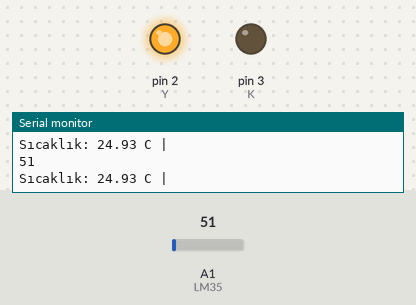
A sketch run on a simulated Arduino Uno, built with avr-gcc and run on an emulated ATmega328P. On the bench: output pins drawn as LEDs (lit = HIGH), the last lines printed to the serial monitor. The test bench sets the inputs (shaded band); at power-on: A1 (LM35) = 51.

Above: at 4.3 s.
4.4 s: A1 (LM35) set to 57
11.2 s: A1 (LM35) set to 68
At 17.8 s:
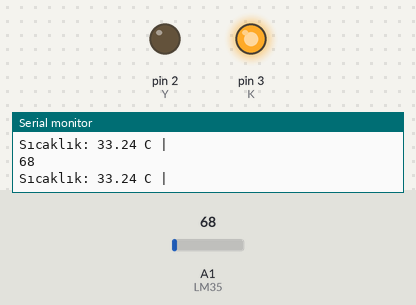
18.5 s: A1 (LM35) set to 61
At 24.4 s:
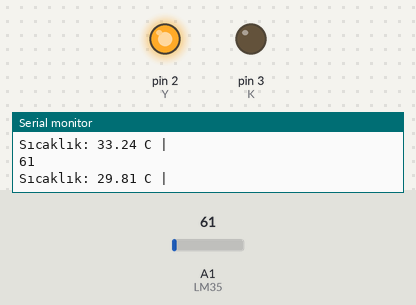
25.5 s: A1 (LM35) set to 71
At 32.2 s:
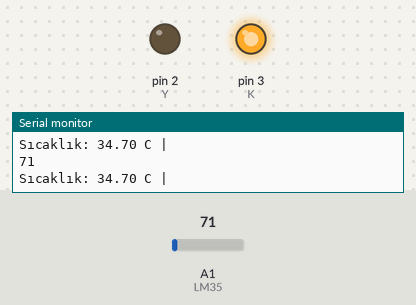
Timing chart, 0 to 33.5 s (numbered marks = the images above; inputs shaded):
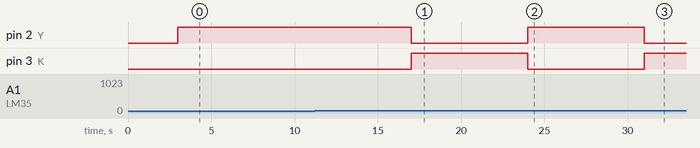

Measured:
- the behaviour switches between 61 and 62 on A1 (LM35) (found by bisection; images 0 and 1)
- after the input at 11.2 s, pin 2 (Y): HIGH → LOW after 5.8 s; pin 3 (K): LOW → HIGH after 5.8 s
- after the input at 18.5 s, pin 2 (Y): LOW → HIGH after 5.5 s; pin 3 (K): HIGH → LOW after 5.5 s
- after the input at 25.5 s, pin 2 (Y): HIGH → LOW after 5.5 s; pin 3 (K): LOW → HIGH after 5.5 s

The sketch:

sicaklik.ino
```cpp
#define LM35 A1
#define K 3
#define Y 2
float sicaklik;
int deger;

void setup() {
  pinMode(LM35, INPUT);
  pinMode(K, OUTPUT);
  pinMode(Y, OUTPUT);
  Serial.begin(9600);

}

void loop() {
  deger=analogRead(LM35);
  Serial.println(deger);
  sicaklik=(5000.0/1023.0)*deger;
  sicaklik=sicaklik/10.0;
  Serial.print("Sıcaklık: ");
  Serial.print(sicaklik);
  Serial.println(" C |");
  delay(3000);
  if (sicaklik<10)
  {
    digitalWrite(Y, LOW);
    digitalWrite(K, HIGH);
    delay(500);
  }
  if (sicaklik>=20 && sicaklik<30)
  {
    digitalWrite(Y, HIGH);
    digitalWrite(K, LOW);
    delay(500);
  }
  if (sicaklik>30)
  {
    digitalWrite(Y, LOW);
    digitalWrite(K, HIGH);
    delay(500);
  }
}
```
